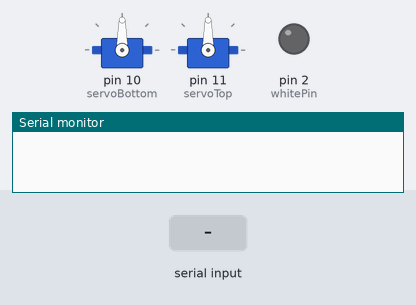
A sketch run on a simulated Arduino Uno, built with avr-gcc and run on an emulated ATmega328P. Parts: 2 × servo, output pins drawn as LEDs (lit = HIGH), the last lines printed to the serial monitor. The test bench sets the inputs (shaded band).

Above: at 1.2 s.
1.3 s: "t\n" received over Serial
At 1.9 s:
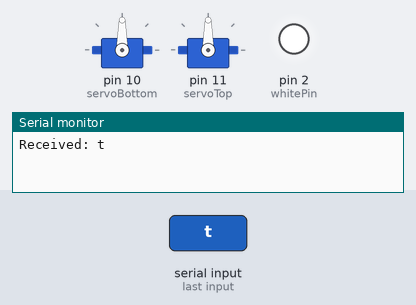
2.8 s: "0\n" received over Serial
At 3.1 s:
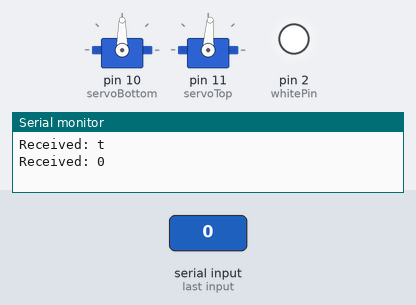
Timing chart, 0 to 5.8 s (numbered marks = the images above; inputs shaded):
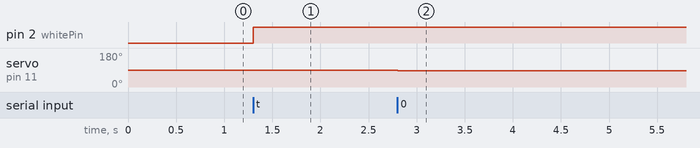

The sketch:

ard.ino
```cpp
// setting up IR receiver
// downloading module
#include <IRremote.h>

#include <Servo.h>

// commands
const String OK = "3576350698";
const String PWR = "3893872618";
const String UP = "1721354218";
const String DOWN = "1286850538";
const String RIGHT = "1387120618";
const String LEFT = "1637795818";

const int whitePin = 2;


// digital pin to receive
// the IR info
IRrecv IR(3);

Servo servoBottom;
Servo servoTop;

// connect to gd and 5 volts, and then
// constantly monitor

void setup() {
  // receiver enable
  IR.enableIRIn();
  Serial.begin(9600);

  // attaching bottom/top
  servoBottom.attach(10);
  servoTop.attach(11);

  pinMode(whitePin,OUTPUT);

}

String irData;

int servoPosTop = 90;
int servoPosBot = 90;


bool laserOn = false;

void loop() {
  // check to detect
  if (IR.decode()) {
    // printing raw IR reception! (same thing)
    irData = String(IR.decodedIRData.decodedRawData);

    // Serial.print("RAW: ");
    // Serial.println(irData);

    if (irData == UP){
      if (servoPosTop > 1)
      servoPosTop -= 4;
    }
    else if (irData == DOWN){
      if (servoPosTop < 179){
      servoPosTop += 4;
    }
    }
    else if (irData == LEFT){
      if (servoPosBot > 1){
      servoPosBot -= 4;
    }
    }
    else if (irData == RIGHT){
      if (servoPosBot < 179){
      servoPosBot += 4;
    }

    // ON/OFF LASER
    // LED to display
    else if (irData == PWR){
      if (laserOn){
        digitalWrite(whitePin,LOW);
        laserOn = false;
      }
      else {
        digitalWrite(whitePin,HIGH);
        laserOn = true;
      }
    }
    }

    // continue looking for IR signals
    delay(5);
    IR.resume();
  }

  // write changes
  servoTop.write(servoPosTop);
  servoBottom.write(servoPosBot);
  // Check for serial data from ESP32
if (Serial.available()) {
    String data = Serial.readStringUntil('\n');
    // Process the received data here
    Serial.println("Received: " + data);

    for (int i = 0; i < data.length();i++){
      char c = data.charAt(i);
      if (c == '0') {
        servoPosTop -= 4;
      }
      else if (c == '1') {
        servoPosTop += 4;
      }
      else if (c == '2') {
        servoPosBot -= 4;
      }
      else if (c == '3') {
        servoPosBot += 4;
      }
      else if (c == 't') {
        if (laserOn){
          digitalWrite(whitePin,LOW);
          laserOn = false;
        }
        else {
          digitalWrite(whitePin,HIGH);
          laserOn = true;
      }
      }
    }
}

}
```

Measured:
- after the input at 1.3 s, pin 2 (whitePin): LOW → HIGH at once
- after the input at 2.8 s, servo on pin 11 (servoTop): 90° → 86° at once
